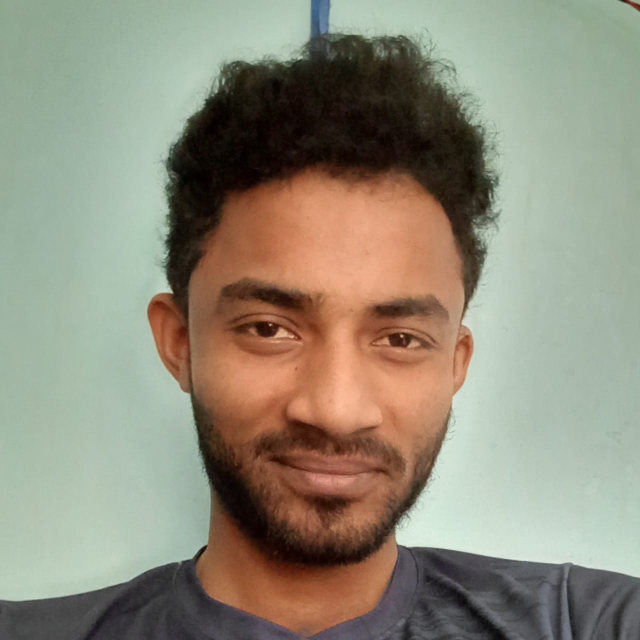
#> input picture data_set/p3/p31.jpeg, 1280 x 1280 px (shown at 1/2 size)
$ python test_002.py
#> lines starting #> are read from the running program, lines starting #| are printed output that depends on the picture; after the words box and inside, x2 and y2 are one past the last pixel; in counts of white or black regions, pixels touching at a corner belong together
import cv2
import numpy as np
from sklearn.cross_decomposition import PLSRegression
from skimage.feature import hog, local_binary_pattern
from skimage.filters import gabor
import os
import pickle

# === Step 1: Data Preprocessing ===
def preprocess_image(image_path):
#> called with image_path = 'data_set/p3/p31.jpeg'
    image = cv2.imread(image_path, cv2.IMREAD_GRAYSCALE)
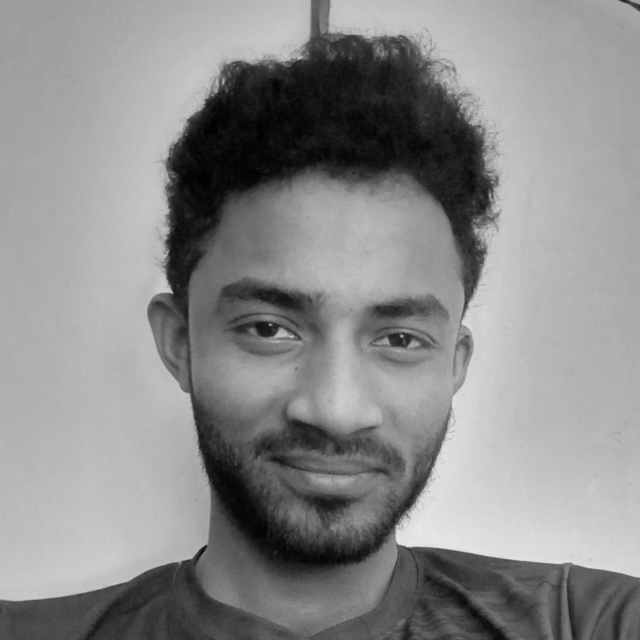
#> image: shape (1280, 1280) (shown at 1/2 size); min 0, max 234, mean 139.1
    if image is None:
        raise ValueError(f"Image not found at path: {image_path}")

    # Resize the image (assuming face detection and alignment is already done)
    image = cv2.resize(image, (256, 256))
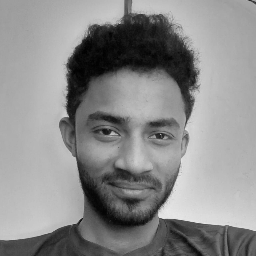
#> image: shape (256, 256); min 1, max 232, mean 139.1

    # Apply Difference of Gaussians (DoG) filtering
    gaussian1 = cv2.GaussianBlur(image, (5, 5), 0)
    gaussian2 = cv2.GaussianBlur(image, (9, 9), 0)
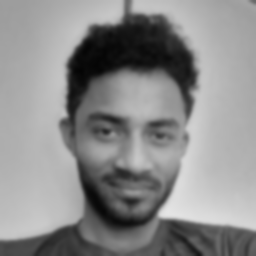
#> gaussian2: shape (256, 256); min 4, max 229, mean 139.1
    dog = cv2.subtract(gaussian1, gaussian2)
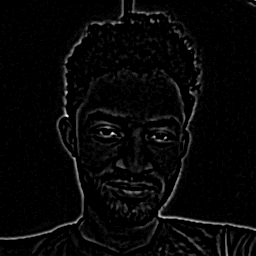
#> dog: shape (256, 256); min 0, max 27, mean 0.8; drawn with min black and max white
#> (reads background_features.npy from the repository)

    return dog

# === Step 2: Feature Extraction ===
def extract_features(image):
    # Gabor features
    gabor_features = []
    for theta in range(8):  # 8 orientations
        theta_rad = theta / 8. * np.pi
        for sigma in (1, 3, 5, 7, 9):  # Different scales
            freq = 0.6 / sigma
            gabor_real, gabor_imag = gabor(image, frequency=freq, theta=theta_rad)
            gabor_features.append(np.mean(gabor_real))  # Mean of real part
            gabor_features.append(np.mean(gabor_imag))  # Mean of imaginary part
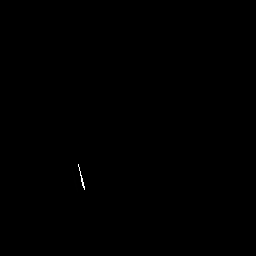
#> gabor_imag: shape (256, 256); min 0, max 255, mean 0.1
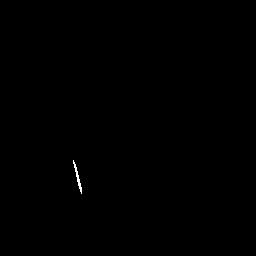
#> gabor_real: shape (256, 256); values 0 (black) and 1 (white), 0.12% white in thin lines or dots, all inside (x1, y1, x2, y2) = (73, 160, 82, 194)
#> after the loop, gabor_features = 80 values, max 2.49 at index 44, min 0 at index 21, mean 0.555

    # LBP features
    lbp = local_binary_pattern(image, P=8, R=1, method="uniform")
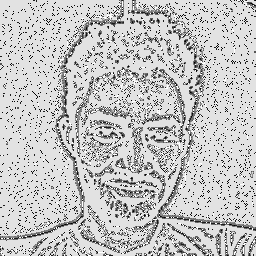
#> lbp: shape (256, 256) float64; min 0, max 9, mean 6.97; drawn with min black and max white
    lbp_hist, _ = np.histogram(lbp.ravel(), bins=np.arange(0, 11), range=(0, 10))
#> lbp_hist = [1666, 2614, 530, 2575, 3190, 2684, 567, 558, 48373, 2779]
    lbp_hist = lbp_hist.astype("float")
    lbp_hist /= (lbp_hist.sum() + 1e-6)  # Normalize histogram
#> lbp_hist = [0.0254, 0.0399, 0.00809, 0.0393, 0.0487, 0.041, 0.00865, 0.00851, 0.738, 0.0424]

    # HOG features
    hog_features = hog(image, pixels_per_cell=(16, 16), cells_per_block=(1, 1), visualize=False)
#> hog_features = 2304 values, max 0.818 at index 2020, min 0 at index 1, mean 0.258

    # Concatenate all features into one vector
    features = np.hstack([gabor_features, lbp_hist, hog_features])
#> features = 2394 values, max 2.49 at index 44, min 0 at index 21, mean 0.267
    return features

# === Step 3: Save Background Features (Run Once) ===

# === Step 4: Load Background Features ===
def load_background_features(save_file='background_features.npy'):
    background_features = np.load(save_file)
    print(f"Loaded {len(background_features)} background feature vectors.")
    return background_features

# === Step 5: Dimensionality Reduction with PLS ===
def pls_reduction(X, y, n_components=None):
    if n_components is None:
        n_components = min(11, X.shape[0], X.shape[1])

    pls = PLSRegression(n_components=n_components)
    pls.fit(X, y.reshape(-1, 1))  # Reshape y to a column vector
    return pls

# === Step 6: One-Shot Similarity Model ===
def one_shot_similarity(features1, features2, background_features):
    # Prepare training data
    y = np.array([1] + [-1] * len(background_features))
    X = np.vstack([features1, background_features])

    # Train PLS model
    pls = pls_reduction(X, y)

    # Predict similarity score for features2
    score = pls.predict(features2.reshape(1, -1))

    return score[0][0]  # Return scalar similarity score

# === Step 7: Face Verification Function ===
def face_verification(image1, image2, background_features, threshold=0.5):
    # Extract features for both query images
    features1 = extract_features(image1)
#> features1 has the same summary as features in extract_features
    features2 = extract_features(image2)
#> the loop in extract_features (call 2), `for theta in range(8):` made 8 passes
#> theta_rad on passes 1 to 8: 0, 0.393, 0.785, 1.18, 1.57, 1.96, 2.36, 2.75
#> features2 has the same summary as features in extract_features

    # Compute similarity scores both ways for robustness
    score1 = one_shot_similarity(features1, features2, background_features)
#> in one_shot_similarity, `y = np.array([1] + [-1] * len(background_features))`: y = 21 values, max 1 at index 0, min -1 at index 1, mean -0.905
#> in one_shot_similarity, `score = pls.predict(features2.reshape(1, -1))`: score = [1]
#> score1 = 1
    score2 = one_shot_similarity(features2, features1, background_features)
#> score2 = 1

    avg_score = (score1 + score2) / 2
#> avg_score = 1
    print(f"Similarity scores: {score1:.4f}, {score2:.4f}, average: {avg_score:.4f}")
#| Similarity scores: 1.0000, 1.0000, average: 1.0000

    return avg_score > threshold

# === Step 8: Main Script ===
if __name__ == "__main__":
    try:
        # === 1. Preprocess query images ===
        image1_path = "data_set/p3/p31.jpeg"
        image2_path = "data_set/p3/p31.jpeg"

        image1 = preprocess_image(image1_path)
        image2 = preprocess_image(image2_path)


        # === 3. Load precomputed background features ===
        background_features = load_background_features('background_features.npy')

        # === 4. Perform face verification ===
        result = face_verification(image1, image2, background_features)
#> result = True

        print("Are the images of the same person?", "Yes ✅" if result else "No ❌")
#| Are the images of the same person? Yes ✅

    except Exception as e:
        print(f"Error: {e}")
